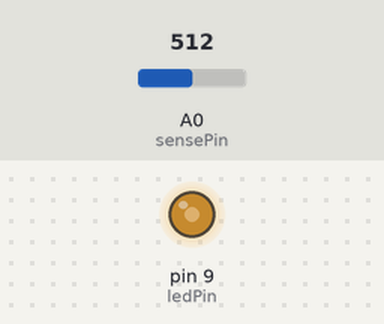
The sketch below on a simulated Arduino Uno, built with avr-gcc and run on an emulated ATmega328P. Parts: output pins drawn as LEDs (lit = HIGH). The inputs (shaded band) are chosen by the test bench; at power-on: A0 (sensePin) = 512.

Above: at 1.2 s.
1.3 s: A0 (sensePin) set to 716
At 2.5 s:
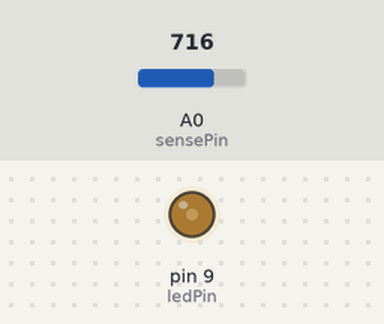
2.8 s: A0 (sensePin) set to 900
At 3.6 s:
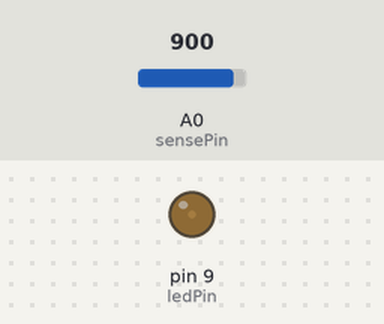
4.3 s: A0 (sensePin) set to 1023
At 4.8 s:
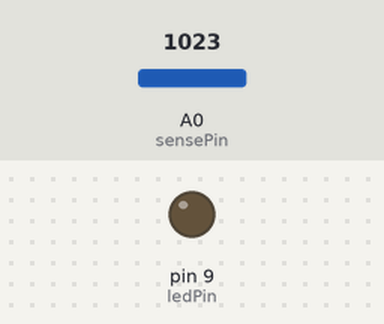
5.8 s: A0 (sensePin) set to 122
At 7.0 s:
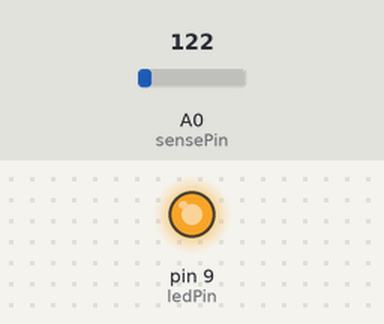
7.3 s: A0 (sensePin) set to 511
At 8.3 s:
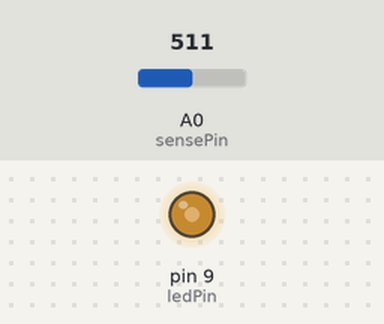
Timing chart, 0 to 9.8 s (numbered marks = the images above; inputs shaded):
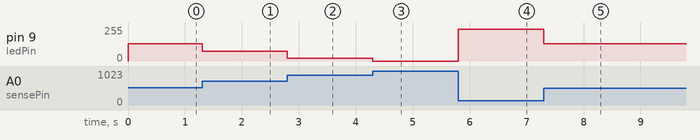

Measured:
- after the input at 1.3 s, pin 9 (ledPin): 129/255 → 72/255 at once
- after the input at 2.8 s, pin 9 (ledPin): 72/255 → 21/255 at once
- after the input at 4.3 s, pin 9 (ledPin): 21/255 → 0/255 at once
- after the input at 5.8 s, pin 9 (ledPin): 0/255 → 237/255 at once
- after the input at 7.3 s, pin 9 (ledPin): 237/255 → 129/255 at once

The sketch:

4.ino
```cpp
// Arduino Uno R3
const byte ledPin = 9;
const byte sensePin = A0;

void setup()
{
    analogReference(DEFAULT);
    pinMode(ledPin, OUTPUT);
}

void loop()
{
    word val = analogRead(sensePin);
    val = constrain(val, 54, 974);

    byte ledLevel = map(val, 54, 974, 255, 0);

    analogWrite(ledPin, ledLevel);
}
```
